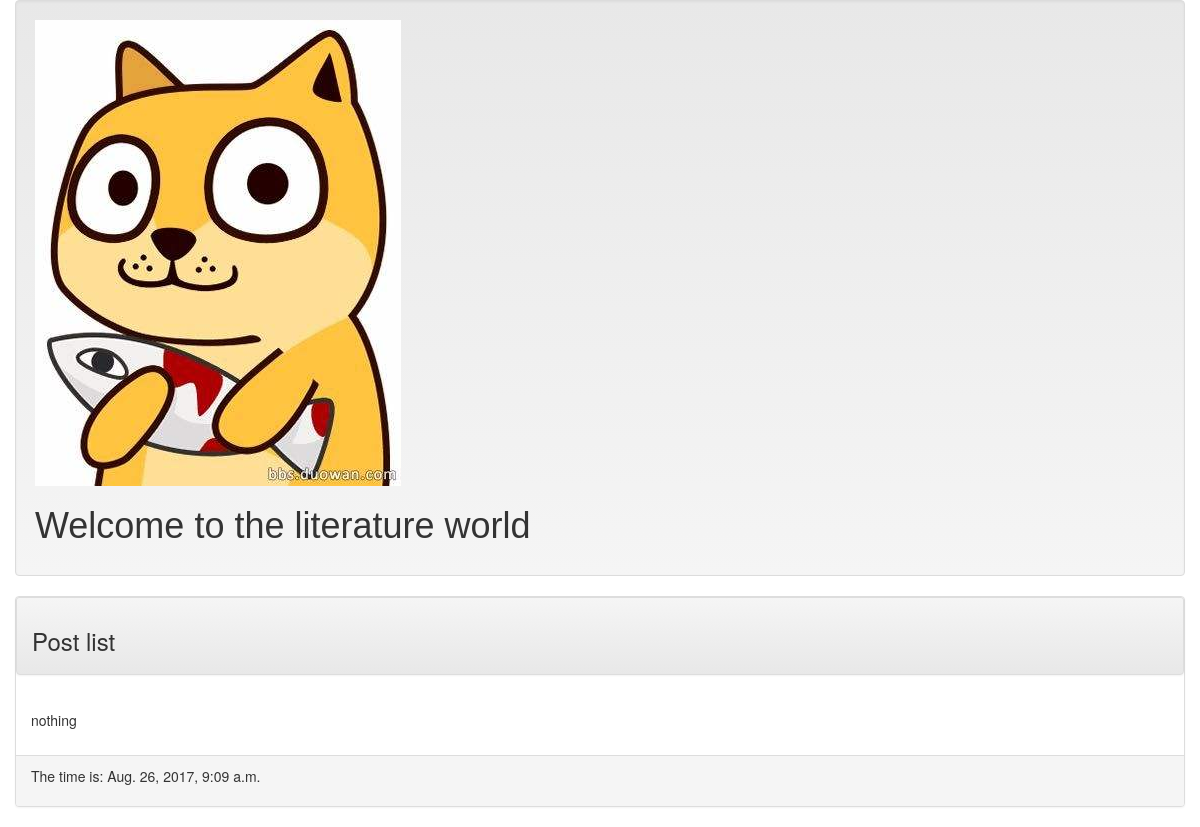
The app's page /, older data.
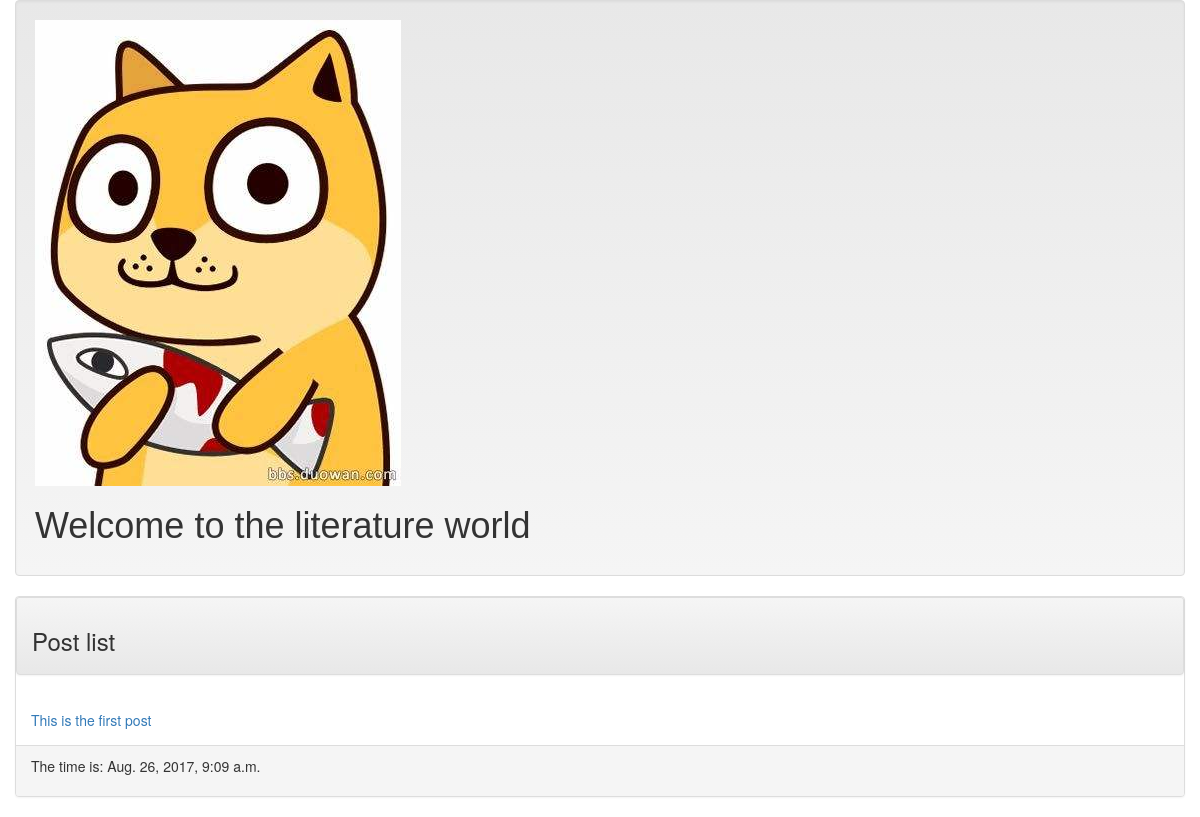
The same page, newer data.
### mainsite/models.py (models this page shows, shortened)
class Post(models.Model):
	title = models.CharField(max_length=200)
	slug = models.CharField(max_length=200)
	body = models.TextField()
	pub_date = models.DateTimeField(default=datetime.now)
	class Meta:
		ordering = ('-pub_date',)

### mainsite/views.py (the view)
# urls.py: url(r'^$', views.homepage),
def homepage(request):
	templates = get_template('index.html')
	posts = Post.objects.all()
	now = datetime.now()
	html = templates.render(locals())
	return HttpResponse(html)

### templates/index.html (shortened to what this page needs)
<body>
    {% extends 'base.html' %}
    {% block headmessage %}
        <h3> Post list </h3>
    {% endblock %}
    {% block content %}
        {% for post in posts %}
            <a href="/post/{{ post.slug }}">{{ post.title }}</a><br>
        {% empty %}
            <p> nothing </p>
        {% endfor %}
    {% endblock %}

Row changes from the older to the newer data that the page shows:
added Post: title "This is the first post"
Text that changed along with them:
text no longer shown: "nothing"
